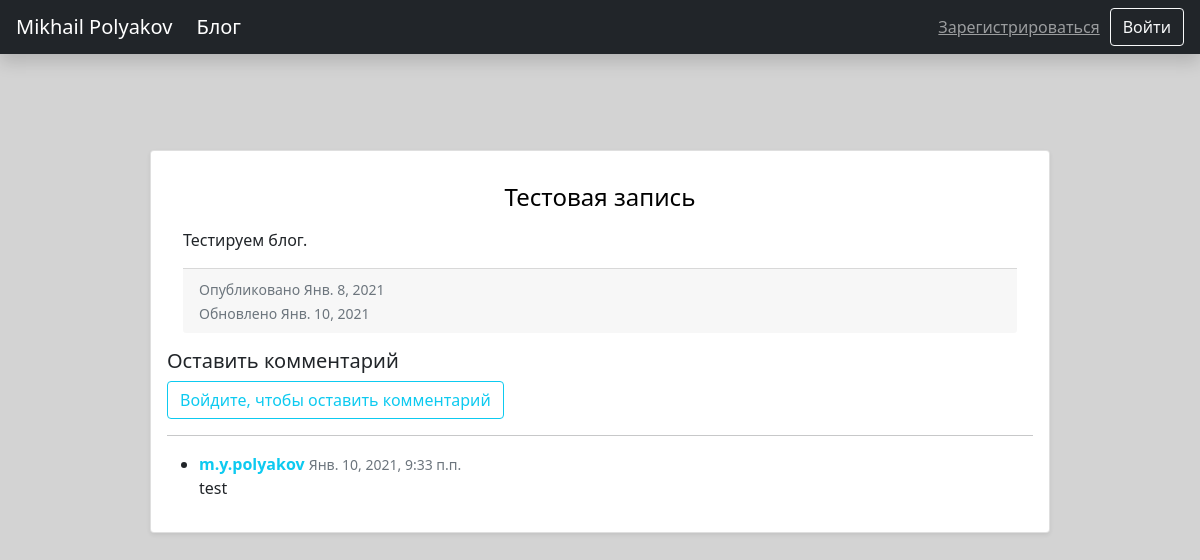
The app's page /blog/test/ with its own data.
### blog/models.py (models this page shows, shortened)
class Article(models.Model):
    title = models.CharField('Заголовок', max_length=100, unique=True)
    description = models.CharField("Описание", max_length=200, blank=True)
    content = models.TextField('Содержание')
    published = models.DateField('Дата публикации', default=now)
    modified = models.DateField('Дата последнего изменения', auto_now=True)
    slug = models.SlugField('Ссылка', unique=True)
    series = models.ManyToManyField(Series, blank=True)
    image = models.ImageField("Картинка", upload_to='blog/articles/', blank=True)
    visible = models.BooleanField("Опубликовано", default=True)
    author = models.ForeignKey(User, null=True, blank=True, on_delete=models.SET_NULL)
    class Meta:
        ordering = ['-published']
        verbose_name_plural = "Статьи"
    @property
    def number_of_comments(self):
        return Comment.objects.filter(article=self).count()

class Comment(models.Model):
    article = models.ForeignKey(Article, related_name='comments', on_delete=models.CASCADE)
    author = models.ForeignKey(User, on_delete=models.CASCADE)
    content = models.TextField()
    posted = models.DateTimeField(auto_now_add=True)
    class Meta:
        ordering = ['-posted']
        verbose_name_plural = "Комментарии"

### blog/views.py (the view, shortened to what this page needs)
# urls.py: path("<slug:slug>/", ArticleDetailView.as_view(), name="article"),
class ArticleDetailView(DetailView):
    model = Article
    def get_context_data(self, **kwargs):
        data = super().get_context_data(**kwargs)
        comments_connected = Comment.objects.filter(
            article=self.get_object()).order_by('-posted')
        data['comments'] = comments_connected
        if self.request.user.is_authenticated:
            data['comment_form'] = NewCommentForm(instance=self.request.user)
        return data

### templates/blog/article_detail.html (shortened to what this page needs)
{% extends "blog/index.html" %}
{% load crispy_forms_tags %}
{% block content %}
<div class="card shadow-sm p-3 mb-5 bg-white rounded center d-flex w-75">
    <div class="card-body" >
        <h4 class="card-title" style="margin: 0 auto; text-align:center">
            <a style="color: black; text-decoration: none;">{{article.title}}</a>
        </h4>
        <p class="card-text">{{article.content|safe}}</p>
        <div class="card-footer">
            <small class="text-muted">Опубликовано {{article.published}}</small>
            <br>
            <small class="text-muted">Обновлено {{article.modified}}</small>
        </div>
    </div>
    <h5>Оставить комментарий</h5>
    <div id="comments_section">
        {% if user.is_authenticated %}
        <form method="POST">
            {% csrf_token %}
            <div class="form-group">
                {{ comment_form|crispy }}
                <br>
                <button class="btn btn-info" type="submit">Добавить комментарий<i class="fas fa-comments"></i></button>
            </div>
        </form>
        {% else %}
            <a class="btn btn-outline-info" href="{% url 'login' %}?next={{request.path}}">Войдите, чтобы оставить комментарий</a><br>
        {% endif %}
        {% if comments %}
            <hr>
            <ul>
                {% for comment in comments %}
                <li>
                <div>
                    <span>
                    <strong class="text-info">{{ comment.author }} </strong>
                    <small class="text-muted">{{ comment.posted }}</small>
                    </span>
                    <p>
                    {{ comment.content|safe }}
                    </p>
                </div>
                </li>
                {% endfor %}
            </ul>
        {% endif %}
    </div>
</div>
{% endblock %}

### templates/base.html (style rules this page uses)
.center { margin-left: auto; margin-right: auto; }

### records on screen
Article: title "Тестовая запись", content "Тестируем блог.", published "Янв. 8, 2021", modified "Янв. 10, 2021"
Comment: author "m.y.polyakov", posted "Янв. 10, 2021, 9:33 п.п.", content "test"
